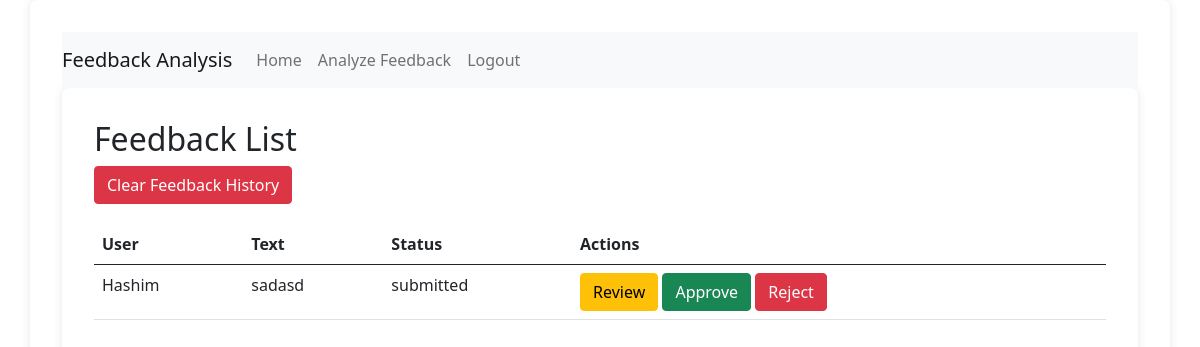
/home/feedback_list/ (signed in), run on an earlier commit of the app's database.
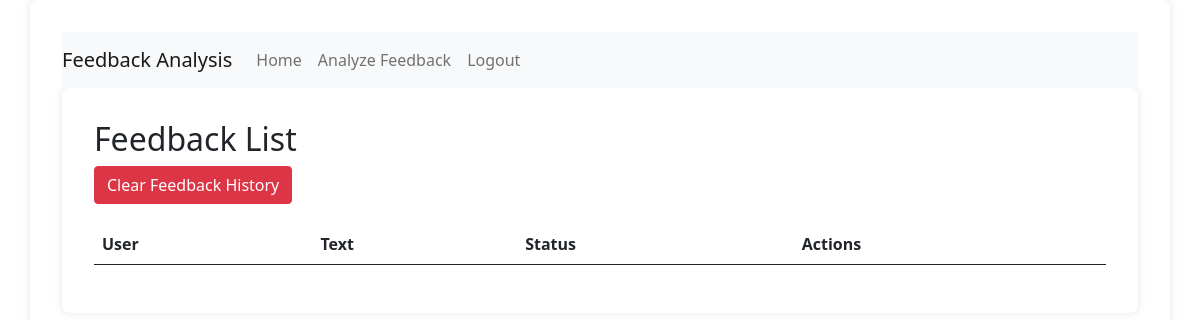
And on a later commit of the database.
### feedback/models.py (models this page shows, shortened)
class Feedback(models.Model):
    STATUS_CHOICES = (
        ('submitted', 'Submitted'),
        ('reviewed', 'Reviewed'),
        ('approved', 'Approved'),
        ('rejected', 'Rejected'),
    )
    user = models.ForeignKey(CustomUser, on_delete=models.CASCADE)
    text = models.TextField()
    status = models.CharField(max_length=10, choices=STATUS_CHOICES, default='submitted')
    submitted_at = models.DateTimeField(auto_now_add=True)
    reviewed_at = models.DateTimeField(null=True, blank=True)
    approved_at = models.DateTimeField(null=True, blank=True)
    rejected_at = models.DateTimeField(null=True, blank=True)

class CustomUser(AbstractUser):
    ROLE_CHOICES = (
        ('admin', 'Admin'),
        ('manager', 'Manager'),
        ('user', 'User'),
    )
    role = models.CharField(max_length=10, choices=ROLE_CHOICES, default='user')

### feedback/views.py (the view)
# urls.py: path('feedback_list/', views.feedback_list, name='feedback_list'),
@login_required
@user_passes_test(lambda u: u.role in ['manager', 'admin'])
def feedback_list(request):
    feedbacks = Feedback.objects.all()
    logger.info(f"Retrieved {feedbacks.count()} feedbacks")
    return render(request, 'feedback/feedback_list.html', {'feedbacks': feedbacks})

### feedback/templates/feedback/feedback_list.html (shortened to what this page needs)
{% extends "base_generic.html" %}
{% block content %}
  <h2>Feedback List</h2>
  <form action="{% url 'clear_feedback_history' %}" method="post" style="margin-bottom: 20px;">
    <button type="submit" class="btn btn-danger">Clear Feedback History</button>
  </form>
  <table class="table">
    <thead>
      <tr>
        <th>User</th>
        <th>Text</th>
        <th>Status</th>
        <th>Actions</th>
      </tr>
    </thead>
    <tbody>
      {% for feedback in feedbacks %}
        <tr>
          <td>{{ feedback.user.username }}</td>
          <td>{{ feedback.text }}</td>
          <td>{{ feedback.status }}</td>
          <td>
            {% if user.role == 'manager' or user.role == 'admin' %}
              <form action="{% url 'review_feedback' feedback.id %}" method="post" style="display:inline;">
                <button type="submit" class="btn btn-warning">Review</button>
              </form>
            {% endif %}
            {% if user.role == 'admin' %}
              <form action="{% url 'approve_feedback' feedback.id %}" method="post" style="display:inline;">
                <button type="submit" class="btn btn-success">Approve</button>
              </form>
              <form action="{% url 'reject_feedback' feedback.id %}" method="post" style="display:inline;">
                <button type="submit" class="btn btn-danger">Reject</button>
              </form>
            {% endif %}
          </td>
        </tr>
      {% endfor %}
    </tbody>
  </table>
{% endblock %}

### templates/base_generic.html (shortened to what this page needs)
{% load static %}
<!DOCTYPE html>
<html lang="en">
<head>
    <link href="https://cdn.jsdelivr.net/npm/bootstrap@5.1.0/dist/css/bootstrap.min.css" rel="stylesheet">
    <link rel="stylesheet" href="{% static 'css/styles.css' %}">
</head>
<body>
    <div class="container">
        <nav class="navbar navbar-expand-lg navbar-light bg-light">
            <a class="navbar-brand" href="{% url 'home' %}">Feedback Analysis</a>
            <div class="collapse navbar-collapse">
                <ul class="navbar-nav mr-auto">
                    <li class="nav-item">
                        <a class="nav-link" href="{% url 'home' %}">Home</a>
                    </li>
                    <li class="nav-item">
                        <a class="nav-link" href="{% url 'analyze_feedback' %}">Analyze Feedback</a>
                    </li>
                    {% if user.is_authenticated %}
                        {% if not request.path == '/feedback/register/' %}
                            <li class="nav-item">
                                <a class="nav-link" href="{% url 'logout' %}">Logout</a>
                            </li>
                        {% endif %}
                    {% endif %}
                </ul>
            </div>
        </nav>
        <main role="main" class="container">
            {% block content %}
            {% endblock %}
        </main>
    </div>
</body>
</html>

### static/css/styles.css (style rules this page uses)
.container { padding: 2rem; border-radius: 8px; box-shadow: 0 0 10px rgba(0, 0, 0, 0.1); }

What changed in the data, as far as the page shows it:
removed Feedback: user.username "Hashim", text "sadasd", status "submitted"
